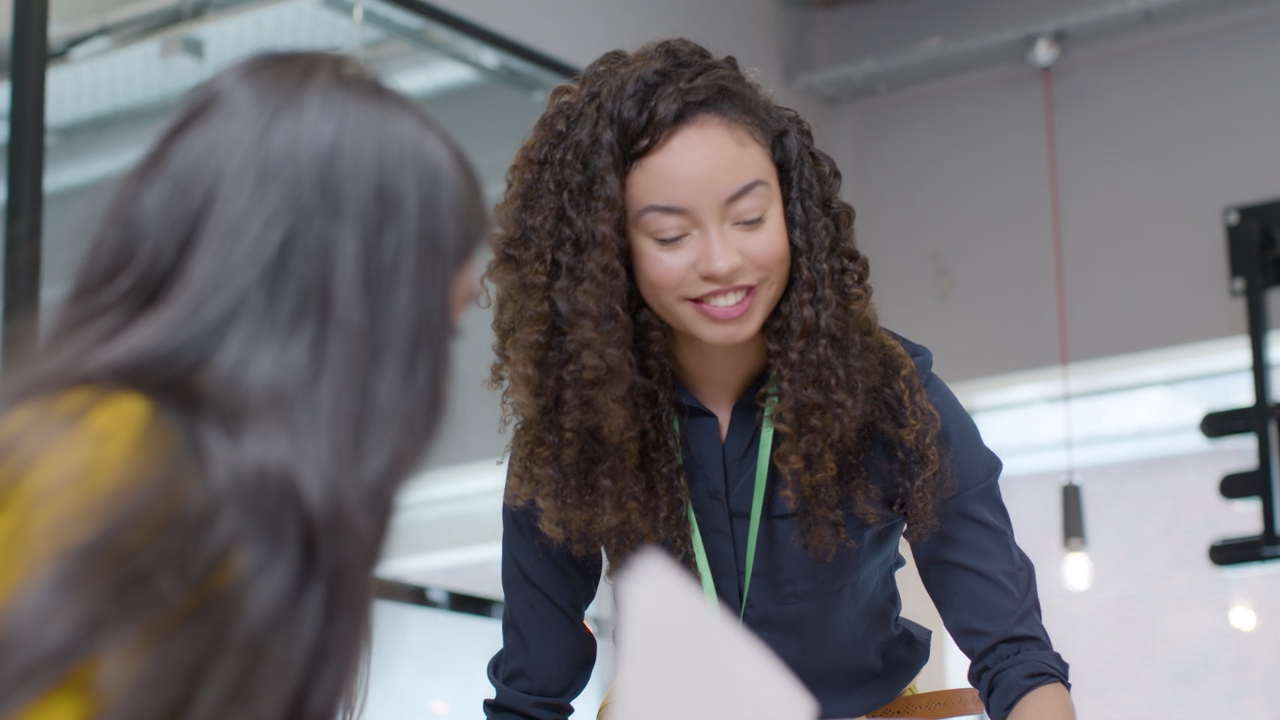
#> input picture frame 23 of DataSet/V_1.mp4, 1280 x 720 px
$ python face_detector.py
#> lines starting #> are read from the running program, lines starting #| are printed output that depends on the picture; after the words box and inside, x2 and y2 are one past the last pixel; in counts of white or black regions, pixels touching at a corner belong together
import cv2

# Using a classifier to detect faces
face_cascade = cv2.CascadeClassifier(cv2.data.haarcascades + 'haarcascade_frontalface_default.xml')

# Opening a video file
video_file = 'V_1.mp4'
cap = cv2.VideoCapture(video_file)

# Parameters for face detection
scale_factor = 1.1
min_neighbors = 5
min_size = (30, 30)

while True:
    # Reading a frame from the video file
    ret, frame = cap.read()
#> frame is the input picture: shape (720, 1280, 3); mean B, G, R 111.2, 108.9, 111.6

    # Checking for the end of the video
    if not ret:
        break

    # Converting the frame to grayscale (for better performance)
    gray = cv2.cvtColor(frame, cv2.COLOR_BGR2GRAY)
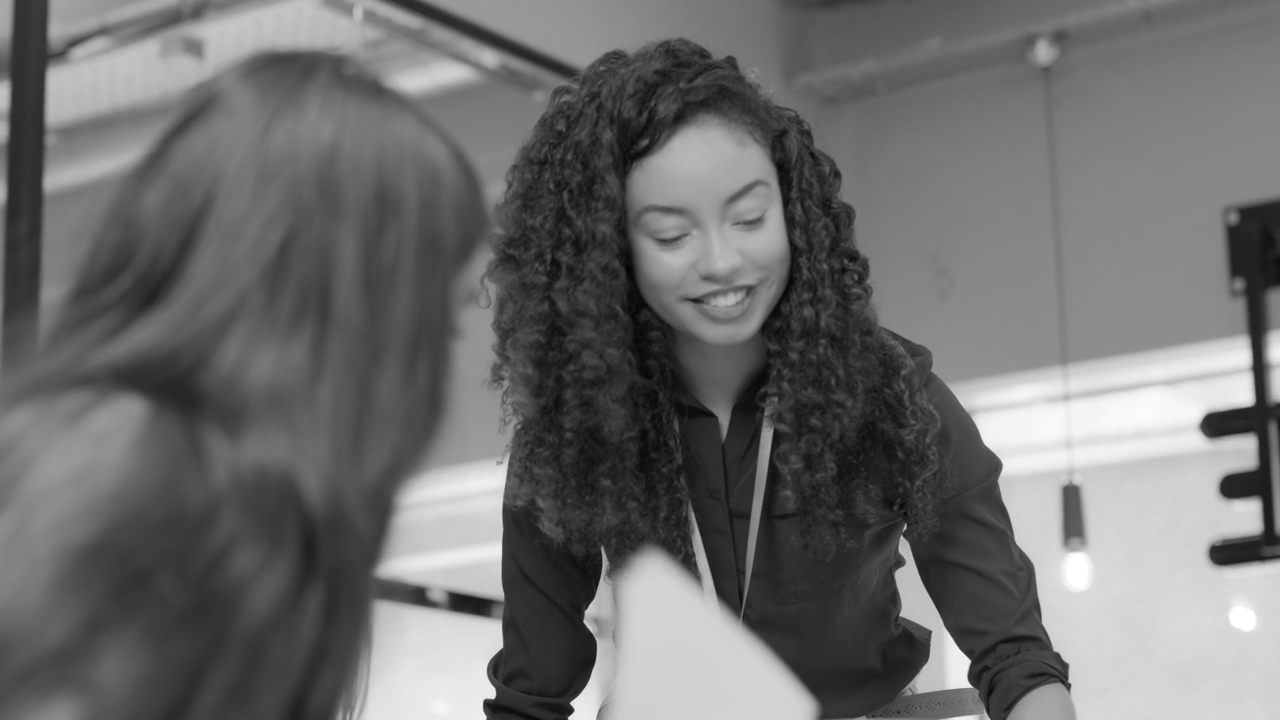
#> gray: shape (720, 1280); min 5, max 255, mean 109.9

    # Performing face detection
    faces = face_cascade.detectMultiScale(gray, scaleFactor=scale_factor, minNeighbors=min_neighbors, minSize=min_size)
#> faces = [[601, 133, 214, 214]]

    # Drawing rectangles around the detected faces
    for (x, y, w, h) in faces:
        cv2.rectangle(frame, (x, y), (x + w, y + h), (255, 0, 0), 2)
#> this loop made 1 pass
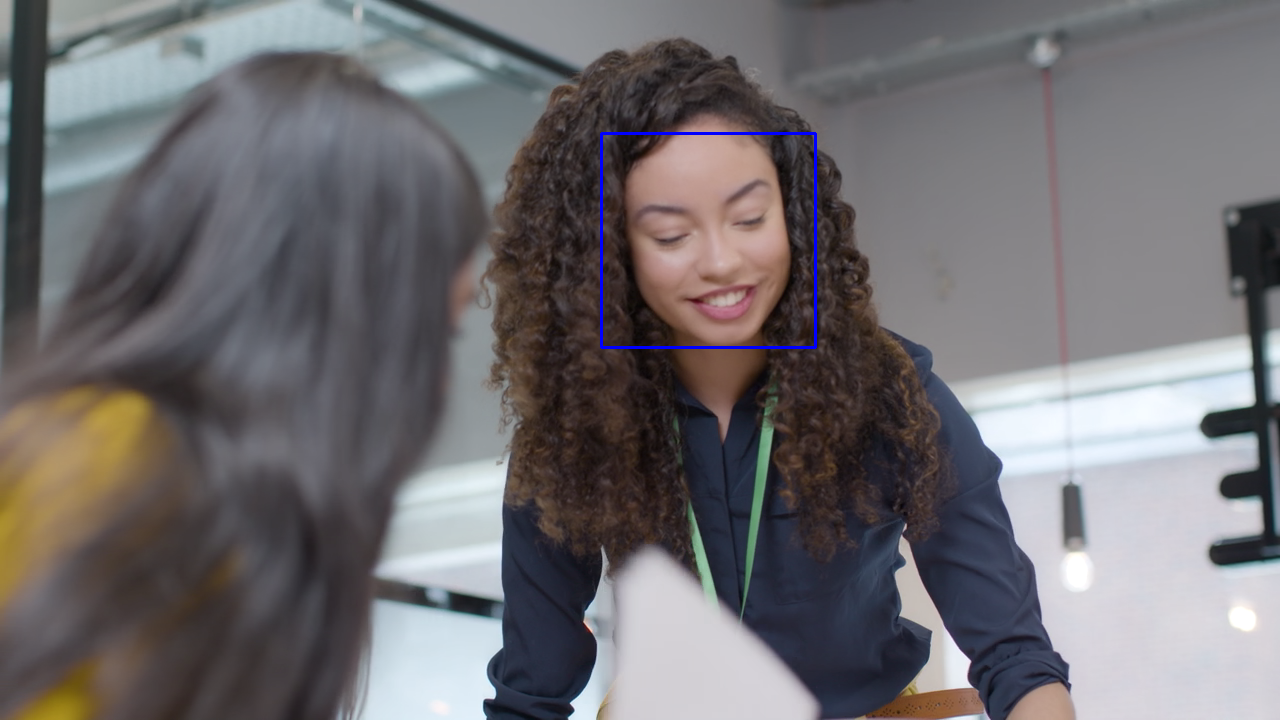
#> frame: shape (720, 1280, 3); 0.28% of pixels changed, all inside (x1, y1, x2, y2) = (600, 132, 817, 349)

    # Displaying the result
    cv2.imshow('Face Detection', frame)

    # Exiting the loop when the 'q' key is pressed
    if cv2.waitKey(1) & 0xFF == ord('q'):
#> (key q is pressed here)
        break

# Releasing resources and closing windows
cap.release()
cv2.destroyAllWindows()

$ run again, starting later in the video
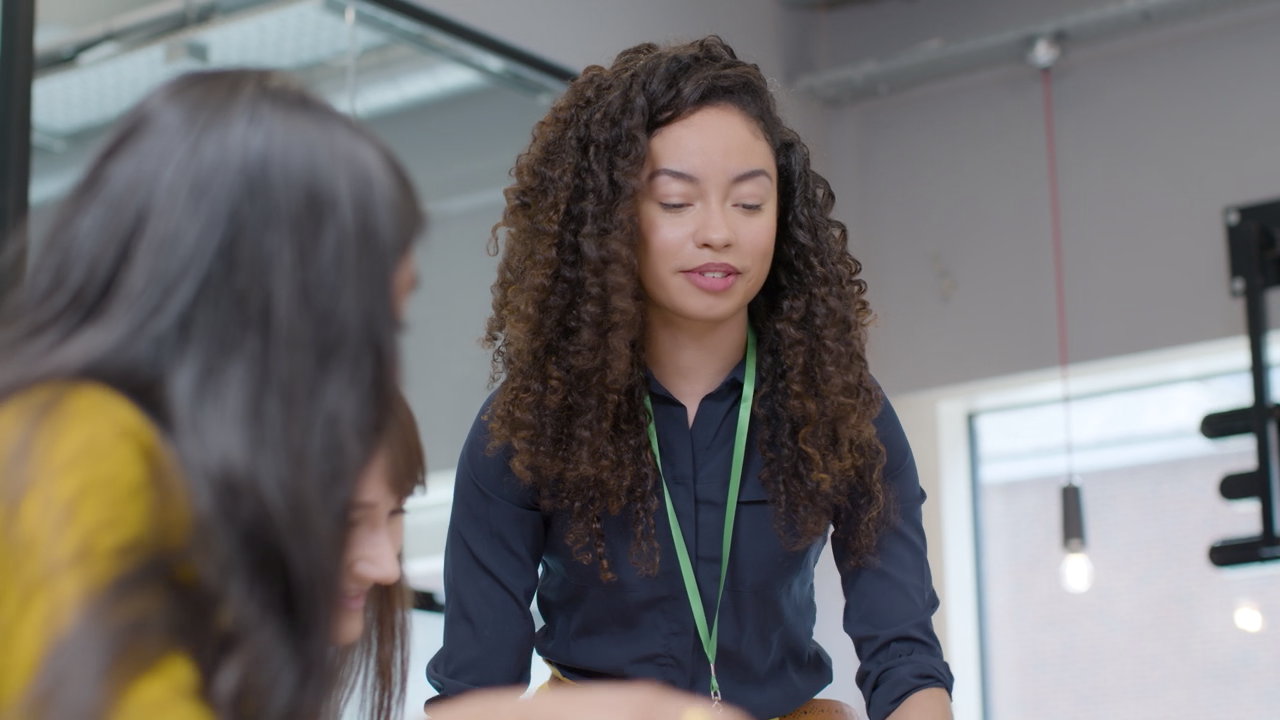
#> input picture frame 105 of DataSet/V_1.mp4, 1280 x 720 px
#> frame is the input picture: shape (720, 1280, 3); mean B, G, R 110.2, 110.2, 113.4
#> `gray = cv2.cvtColor(frame, cv2.COLOR_BGR2GRAY)`:
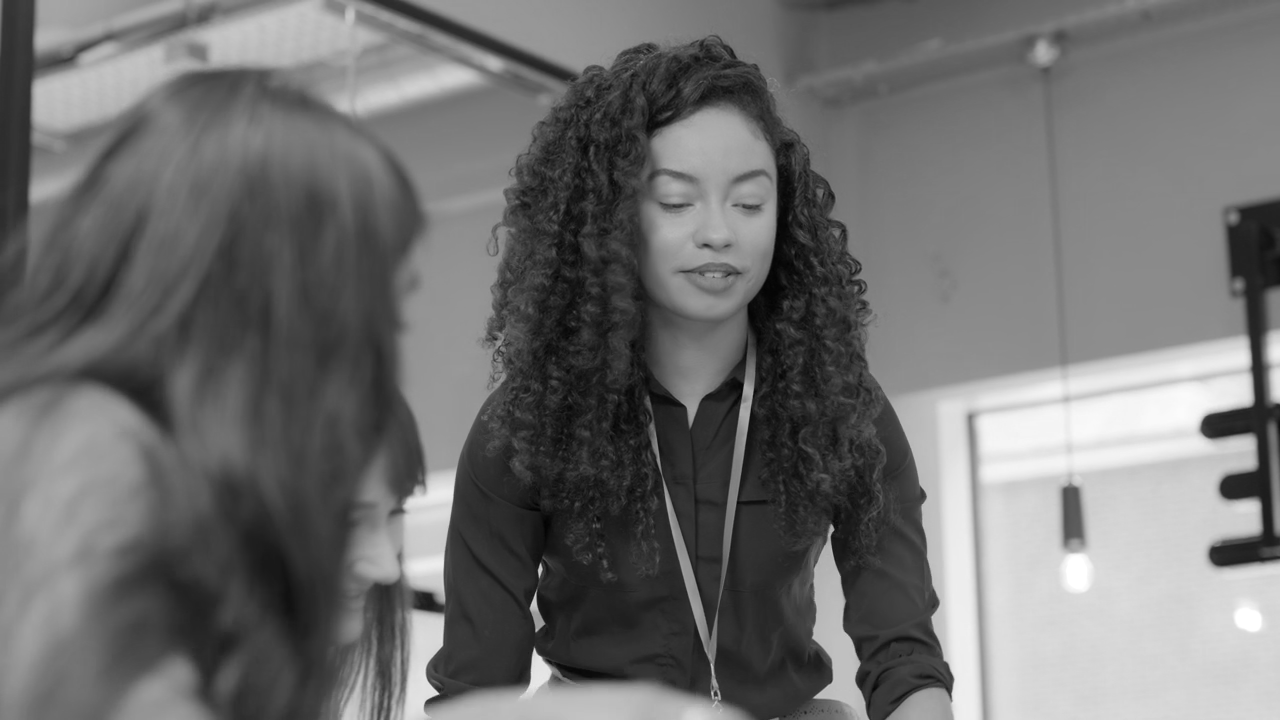
#> gray: shape (720, 1280); min 2, max 255, mean 111.1
#> faces = [[616, 122, 190, 190]]
#> the loop `for (x, y, w, h) in faces:` made 1 pass
#> after the loop `for (x, y, w, h) in faces:`:
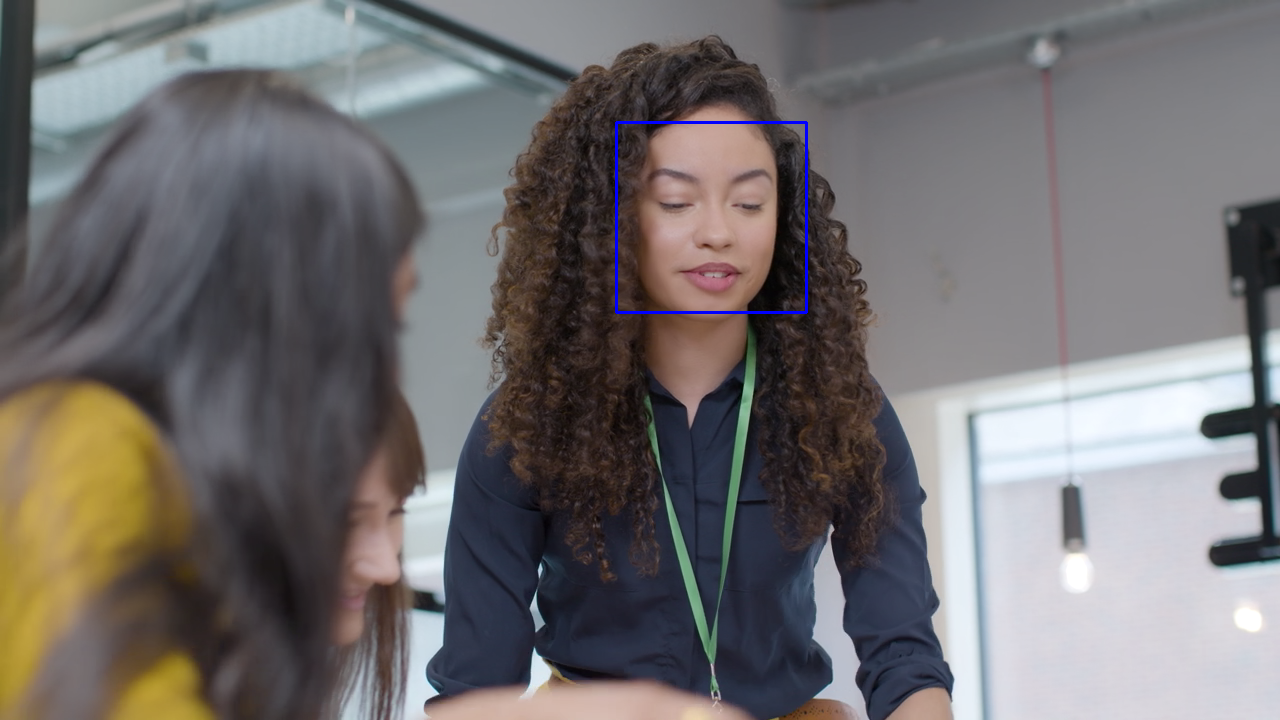
#> frame: shape (720, 1280, 3); 0.25% of pixels changed, all inside (x1, y1, x2, y2) = (615, 121, 808, 314)

$ run again, starting later in the video
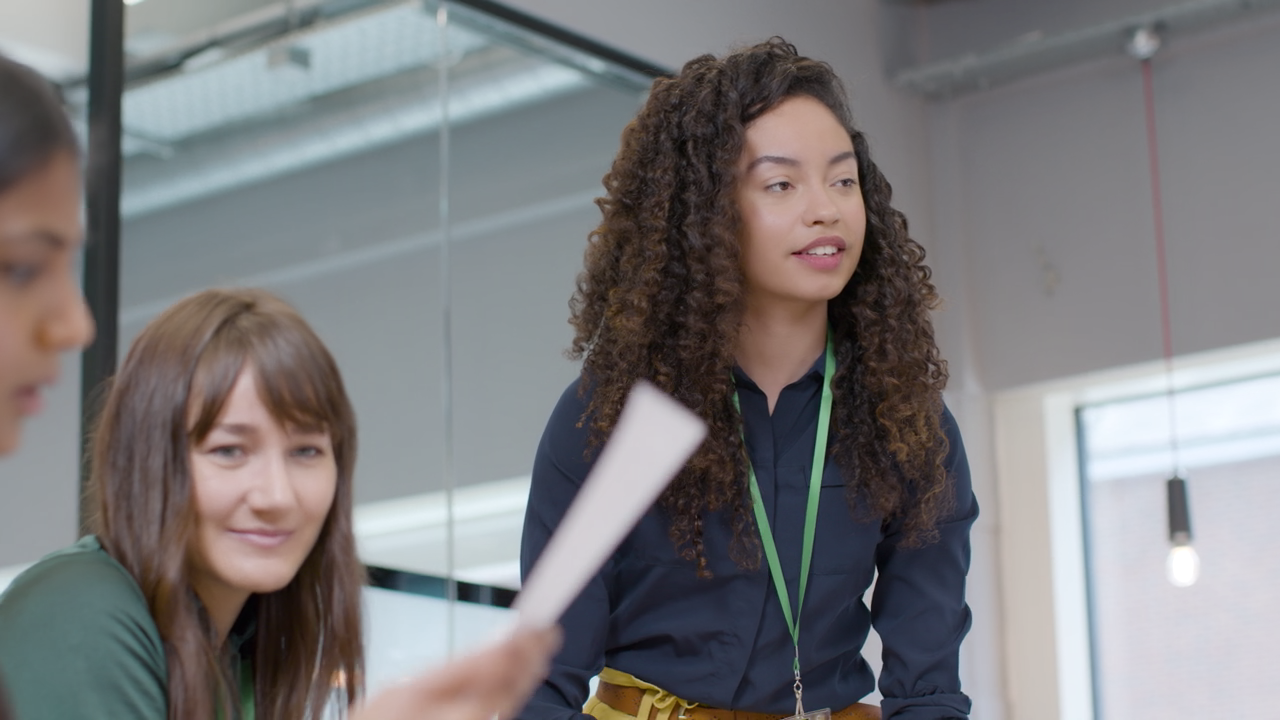
#> input picture frame 187 of DataSet/V_1.mp4, 1280 x 720 px
#> frame is the input picture: shape (720, 1280, 3); mean B, G, R 123.6, 122, 123.2
#> `gray = cv2.cvtColor(frame, cv2.COLOR_BGR2GRAY)`:
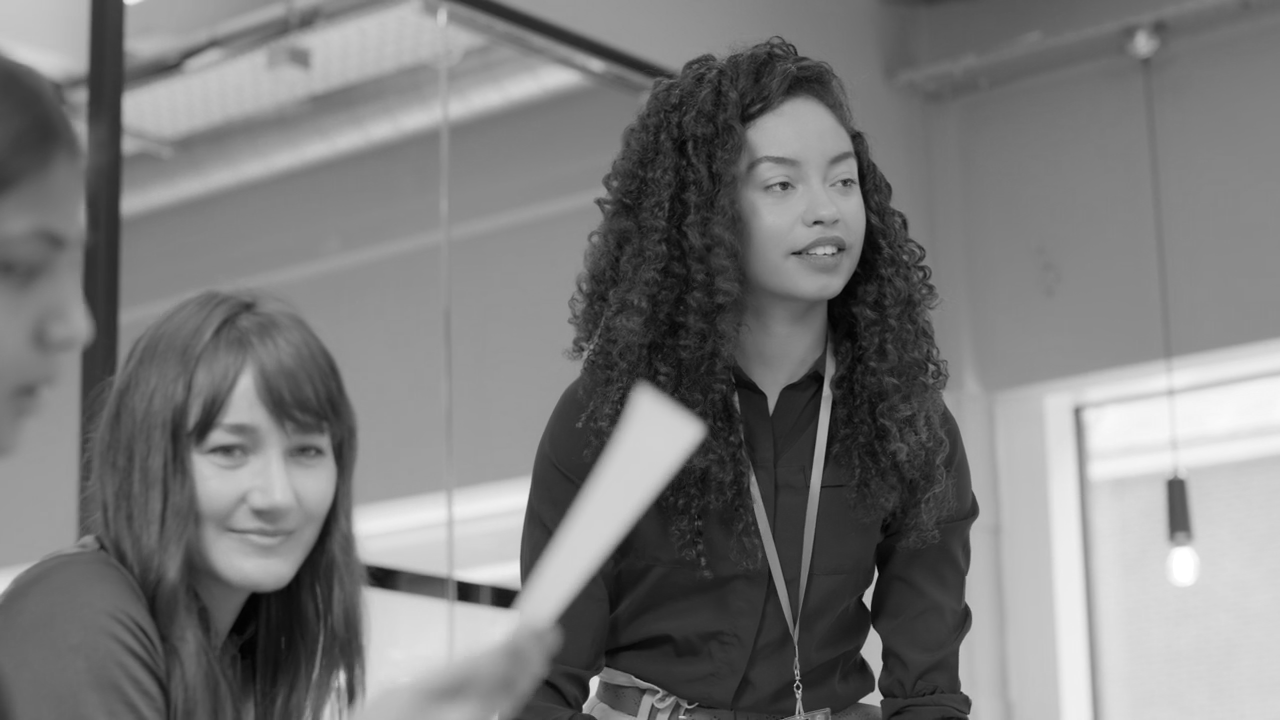
#> gray: shape (720, 1280); min 2, max 255, mean 122.5
#> faces = [[718, 112, 176, 176], [169, 381, 192, 192]]
#> the loop `for (x, y, w, h) in faces:` made 2 passes
#> after the loop `for (x, y, w, h) in faces:`:
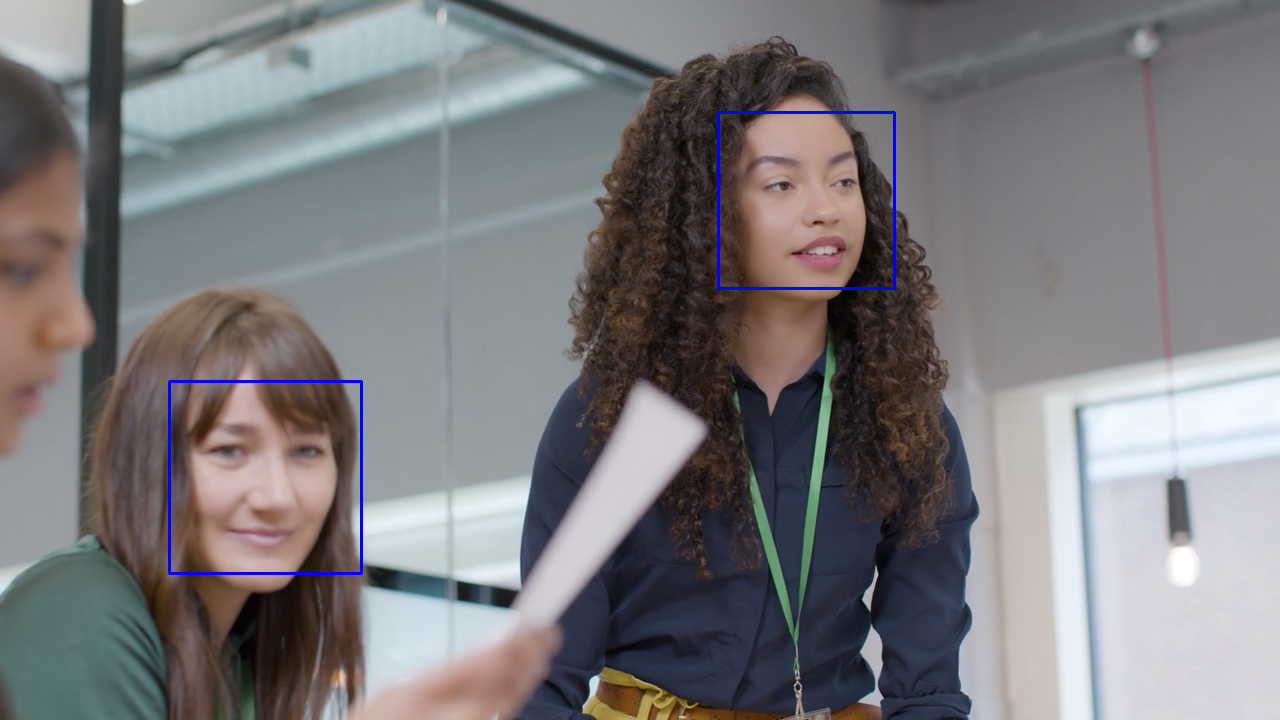
#> frame: shape (720, 1280, 3); 0.48% of pixels changed, all inside (x1, y1, x2, y2) = (168, 111, 896, 575)
